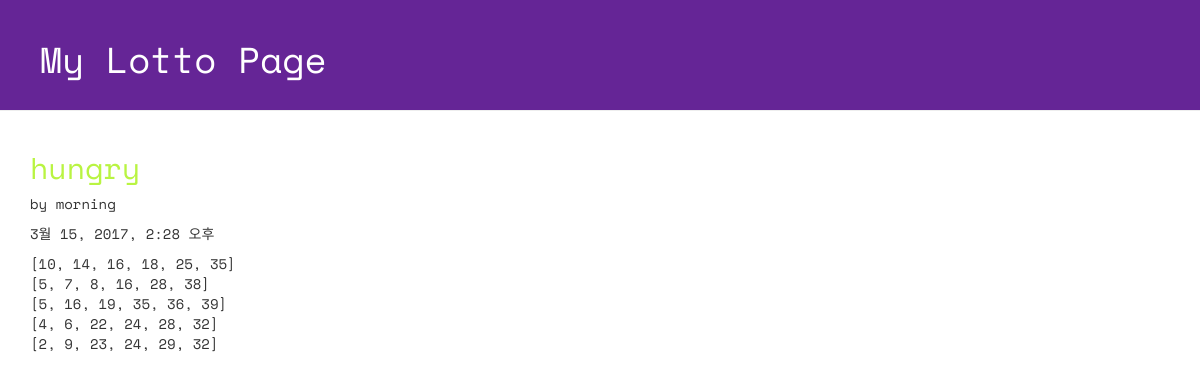
The app's page /lotto/3/detail/ with its own data.
### lotto/models.py (models this page shows, shortened)
class GuessNumbers(models.Model):
    name = models.CharField(max_length = 24)
    lottos = models.CharField(max_length = 255, default = '[1,2,3,4,5,6]')
    text = models.CharField(max_length = 255)
    num_lotto = models.IntegerField(default = 5)
    update_date = models.DateTimeField()

### lotto/views.py (the view)
# urls.py: url(r'^lotto/(?P<lottokey>[0-9]+)/detail/$', views.detail, name='detail'),
def detail(request, lottokey):
    lotto = GuessNumbers.objects.get(pk = lottokey)
    return render(request, "./lotto/detail.html", {"lotto": lotto})

### lotto/templates/lotto/detail.html (shortened to what this page needs)
<!DOCTYPE html>
{% load staticfiles %}
<html lang="ko">
<head>
  <link rel="stylesheet" href="//maxcdn.bootstrapcdn.com/bootstrap/3.2.0/css/bootstrap.min.css">
  <link rel="stylesheet" href="//maxcdn.bootstrapcdn.com/bootstrap/3.2.0/css/bootstrap-theme.min.css">
  <link rel="stylesheet" href="{% static 'css/lotto.css'%}">
</head>
<body>
  <div class="page-header">
  <h1>My Lotto Page</h1>
  </div>
  <div class="container lotto">
    <h2>{{lotto.text}}</h2>
    <p> by {{lotto.name}}</p>
    <p> {{lotto.update_date}}</p>
    <p> {{lotto.lottos|linebreaksbr}}</p>
  </div>
</body>
</html>

### lotto/static/css/lotto.css (style rules this page uses)
.page-header { background-color: #652596; margin-top: 0; padding: 20px 20px 20px 40px; font-family: 'Space Mono', monospace; }
.page-header h1 { color: #FFFFFF; }
.container { font-family: 'Space Mono', monospace; }
.container h2 { color: #b9f442; }

### records on screen
GuessNumbers: text "hungry", name "morning", update_date "3월 15, 2017, 2:28 오후", lottos "[10, 14, 16, 18, 25, 35] [5, 7, 8, 16, 28, 38] [5, 16, 19, 35, 36, 39] [4, 6, 22, 24, 28, 32] [2, 9, 23, 24, 29, 32]"
